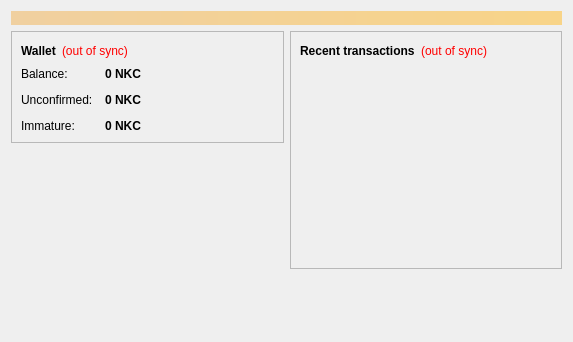
<?xml version="1.0" encoding="UTF-8"?>
<ui version="4.0">
 <class>OverviewPage</class>
 <widget class="QWidget" name="OverviewPage">
  <property name="geometry">
   <rect>
    <x>0</x>
    <y>0</y>
    <width>573</width>
    <height>342</height>
   </rect>
  </property>
  <property name="windowTitle">
   <string>Form</string>
  </property>
  <layout class="QVBoxLayout" name="topLayout">
   <item>
    <widget class="QLabel" name="labelAlerts">
     <property name="visible">
      <bool>false</bool>
     </property>
     <property name="styleSheet">
      <string notr="true">background-color: qlineargradient(x1: 0, y1: 0, x2: 1, y2: 0, stop:0 #F0D0A0, stop:1 #F8D488); color:#000000;</string>
     </property>
     <property name="wordWrap">
      <bool>true</bool>
     </property>
     <property name="margin">
      <number>3</number>
     </property>
    </widget>
   </item>
   <item>
    <layout class="QHBoxLayout" name="horizontalLayout" stretch="1,1">
     <item>
      <layout class="QVBoxLayout" name="verticalLayout_2">
       <item>
        <widget class="QFrame" name="frame">
         <property name="frameShape">
          <enum>QFrame::StyledPanel</enum>
         </property>
         <property name="frameShadow">
          <enum>QFrame::Raised</enum>
         </property>
         <layout class="QVBoxLayout" name="verticalLayout_4">
          <item>
           <layout class="QHBoxLayout" name="horizontalLayout_4">
            <item>
             <widget class="QLabel" name="label_5">
              <property name="font">
               <font>
                <weight>75</weight>
                <bold>true</bold>
               </font>
              </property>
              <property name="text">
               <string>Wallet</string>
              </property>
             </widget>
            </item>
            <item>
             <widget class="QLabel" name="labelWalletStatus">
              <property name="toolTip">
               <string>The displayed information may be out of date. Your wallet automatically synchronizes with the Nukecoinz network after a connection is established, but this process has not completed yet.</string>
              </property>
              <property name="styleSheet">
               <string notr="true">QLabel { color: red; }</string>
              </property>
              <property name="text">
               <string notr="true">(out of sync)</string>
              </property>
              <property name="alignment">
               <set>Qt::AlignLeading|Qt::AlignLeft|Qt::AlignVCenter</set>
              </property>
             </widget>
            </item>
            <item>
             <spacer name="horizontalSpacer_2">
              <property name="orientation">
               <enum>Qt::Horizontal</enum>
              </property>
              <property name="sizeHint" stdset="0">
               <size>
                <width>40</width>
                <height>20</height>
               </size>
              </property>
             </spacer>
            </item>
           </layout>
          </item>
          <item>
           <layout class="QFormLayout" name="formLayout_2">
            <property name="fieldGrowthPolicy">
             <enum>QFormLayout::AllNonFixedFieldsGrow</enum>
            </property>
            <property name="horizontalSpacing">
             <number>12</number>
            </property>
            <property name="verticalSpacing">
             <number>12</number>
            </property>
            <item row="0" column="0">
             <widget class="QLabel" name="label">
              <property name="text">
               <string>Balance:</string>
              </property>
             </widget>
            </item>
            <item row="0" column="1">
             <widget class="QLabel" name="labelBalance">
              <property name="font">
               <font>
                <weight>75</weight>
                <bold>true</bold>
               </font>
              </property>
              <property name="cursor">
               <cursorShape>IBeamCursor</cursorShape>
              </property>
              <property name="toolTip">
               <string>Your current balance</string>
              </property>
              <property name="text">
               <string notr="true">0 NKC</string>
              </property>
              <property name="textInteractionFlags">
               <set>Qt::LinksAccessibleByMouse|Qt::TextSelectableByKeyboard|Qt::TextSelectableByMouse</set>
              </property>
             </widget>
            </item>
            <item row="1" column="0">
             <widget class="QLabel" name="label_3">
              <property name="text">
               <string>Unconfirmed:</string>
              </property>
             </widget>
            </item>
            <item row="1" column="1">
             <widget class="QLabel" name="labelUnconfirmed">
              <property name="font">
               <font>
                <weight>75</weight>
                <bold>true</bold>
               </font>
              </property>
              <property name="cursor">
               <cursorShape>IBeamCursor</cursorShape>
              </property>
              <property name="toolTip">
               <string>Total of transactions that have yet to be confirmed, and do not yet count toward the current balance</string>
              </property>
              <property name="text">
               <string notr="true">0 NKC</string>
              </property>
              <property name="textInteractionFlags">
               <set>Qt::LinksAccessibleByMouse|Qt::TextSelectableByKeyboard|Qt::TextSelectableByMouse</set>
              </property>
             </widget>
            </item>
            <item row="2" column="0">
             <widget class="QLabel" name="labelImmatureText">
              <property name="text">
               <string>Immature:</string>
              </property>
             </widget>
            </item>
            <item row="2" column="1">
             <widget class="QLabel" name="labelImmature">
              <property name="font">
               <font>
                <weight>75</weight>
                <bold>true</bold>
               </font>
              </property>
              <property name="toolTip">
               <string>Mined balance that has not yet matured</string>
              </property>
              <property name="text">
               <string notr="true">0 NKC</string>
              </property>
              <property name="textInteractionFlags">
               <set>Qt::LinksAccessibleByMouse|Qt::TextSelectableByKeyboard|Qt::TextSelectableByMouse</set>
              </property>
             </widget>
            </item>
           </layout>
          </item>
         </layout>
        </widget>
       </item>
       <item>
        <spacer name="verticalSpacer">
         <property name="orientation">
          <enum>Qt::Vertical</enum>
         </property>
         <property name="sizeHint" stdset="0">
          <size>
           <width>20</width>
           <height>40</height>
          </size>
         </property>
        </spacer>
       </item>
      <item>
         <widget class="QLabel" name="coinimage">
          <property name="text">
           <string/>
          </property>
          <property name="pixmap">
           <pixmap resource="../bitcoin.qrc">:/icons/bitcoin</pixmap>
          </property>
          <property name="scaledContents">
           <bool>false</bool>
          </property>
          <property name="alignment">
           <set>Qt::AlignCenter</set>
          </property>
          <property name="margin">
           <number>-2</number>
          </property>
         </widget>
        </item>
      </layout>
     </item>
     <item>
      <layout class="QVBoxLayout" name="verticalLayout_3">
       <item>
        <widget class="QFrame" name="frame_2">
         <property name="frameShape">
          <enum>QFrame::StyledPanel</enum>
         </property>
         <property name="frameShadow">
          <enum>QFrame::Raised</enum>
         </property>
         <layout class="QVBoxLayout" name="verticalLayout">
          <item>
           <layout class="QHBoxLayout" name="horizontalLayout_2">
            <item>
             <widget class="QLabel" name="label_4">
              <property name="text">
               <string>&lt;b&gt;Recent transactions&lt;/b&gt;</string>
              </property>
             </widget>
            </item>
            <item>
             <widget class="QLabel" name="labelTransactionsStatus">
              <property name="toolTip">
               <string>The displayed information may be out of date. Your wallet automatically synchronizes with the Nukecoinz network after a connection is established, but this process has not completed yet.</string>
              </property>
              <property name="styleSheet">
               <string notr="true">QLabel { color: red; }</string>
              </property>
              <property name="text">
               <string notr="true">(out of sync)</string>
              </property>
              <property name="alignment">
               <set>Qt::AlignRight|Qt::AlignTrailing|Qt::AlignVCenter</set>
              </property>
             </widget>
            </item>
            <item>
             <spacer name="horizontalSpacer">
              <property name="orientation">
               <enum>Qt::Horizontal</enum>
              </property>
              <property name="sizeHint" stdset="0">
               <size>
                <width>40</width>
                <height>20</height>
               </size>
              </property>
             </spacer>
            </item>
           </layout>
          </item>
          <item>
           <widget class="QListView" name="listTransactions">
            <property name="styleSheet">
             <string notr="true">QListView { background: transparent; }</string>
            </property>
            <property name="frameShape">
             <enum>QFrame::NoFrame</enum>
            </property>
            <property name="verticalScrollBarPolicy">
             <enum>Qt::ScrollBarAlwaysOff</enum>
            </property>
            <property name="horizontalScrollBarPolicy">
             <enum>Qt::ScrollBarAlwaysOff</enum>
            </property>
            <property name="selectionMode">
             <enum>QAbstractItemView::NoSelection</enum>
            </property>
           </widget>
          </item>
         </layout>
        </widget>
       </item>
       <item>
        <spacer name="verticalSpacer_2">
         <property name="orientation">
          <enum>Qt::Vertical</enum>
         </property>
         <property name="sizeHint" stdset="0">
          <size>
           <width>20</width>
           <height>40</height>
          </size>
         </property>
        </spacer>
       </item>
      </layout>
     </item>
    </layout>
   </item>
  </layout>
 </widget>
 <resources/>
 <connections/>
</ui>
